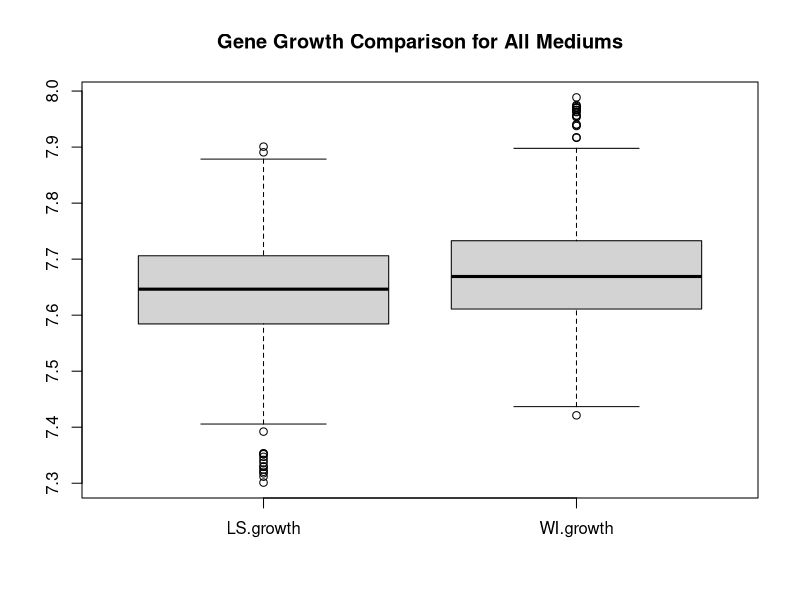
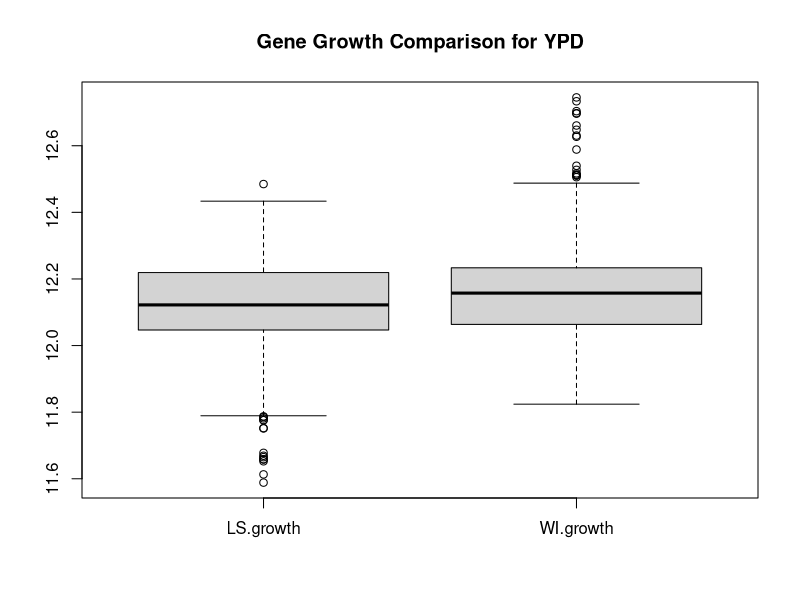
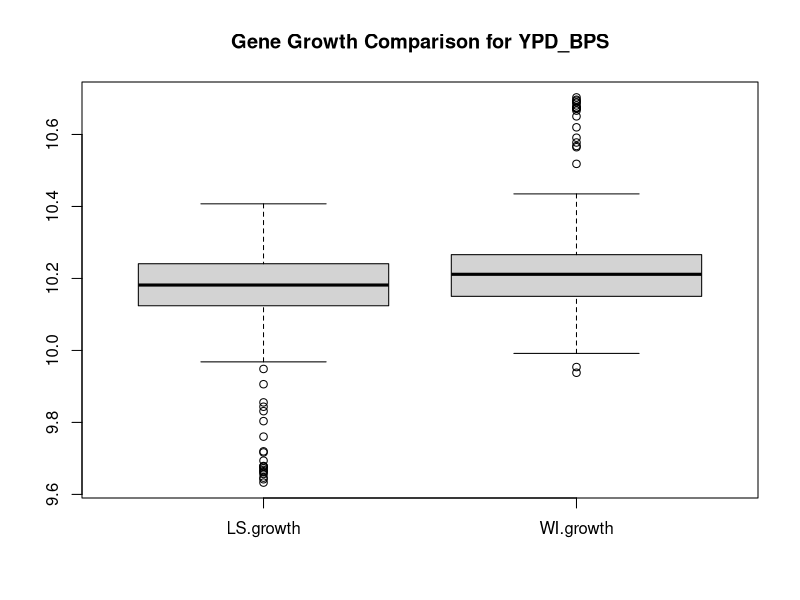
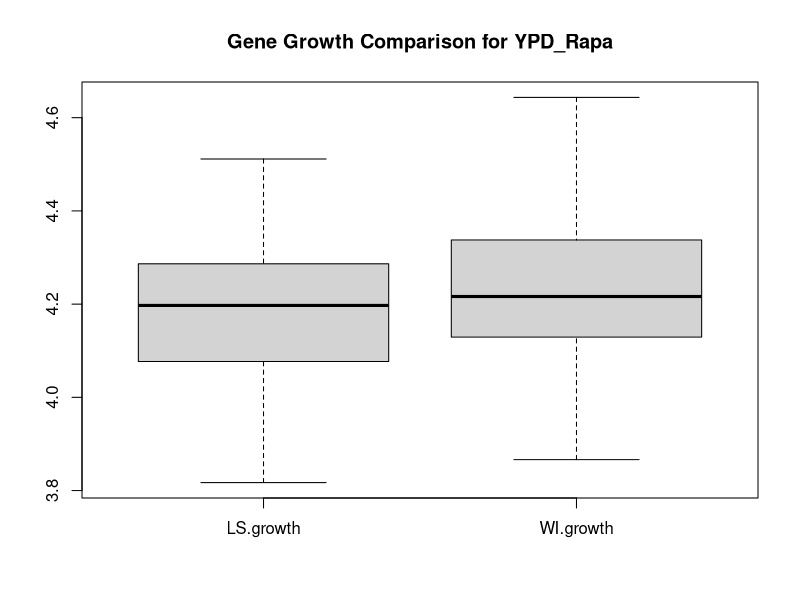
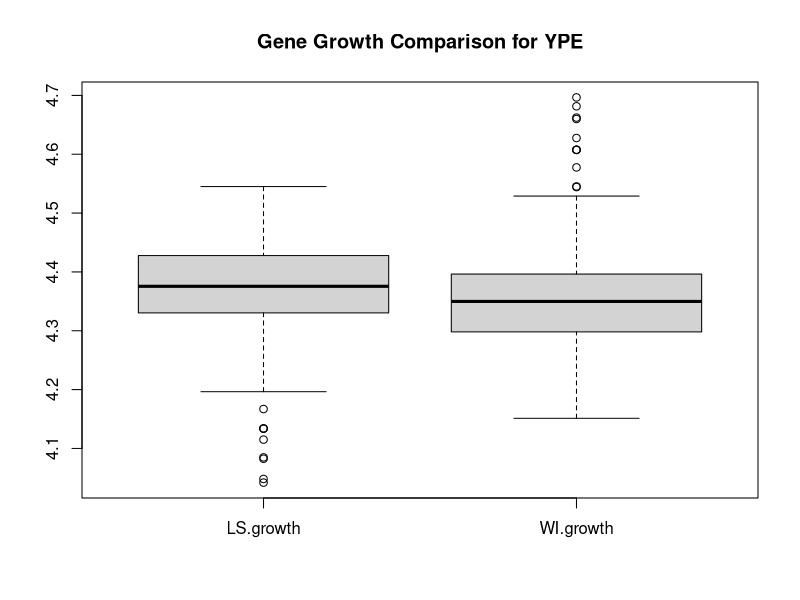
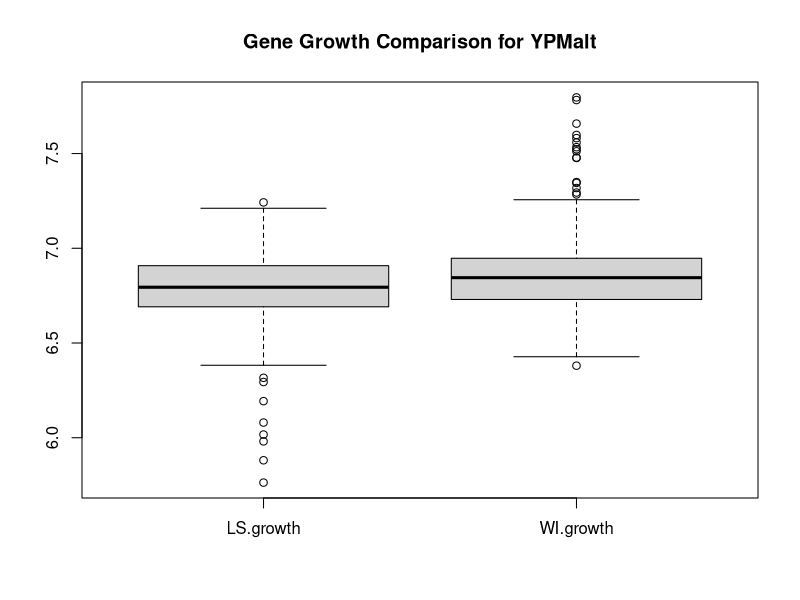
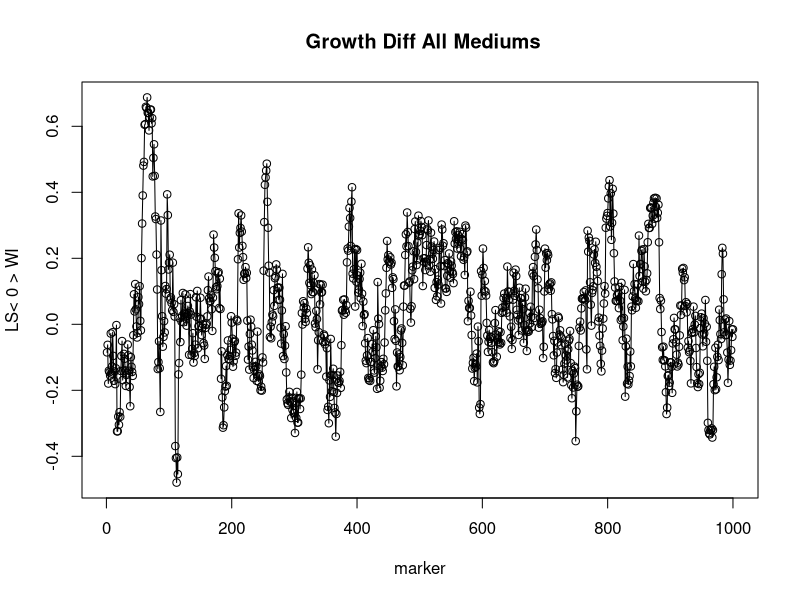
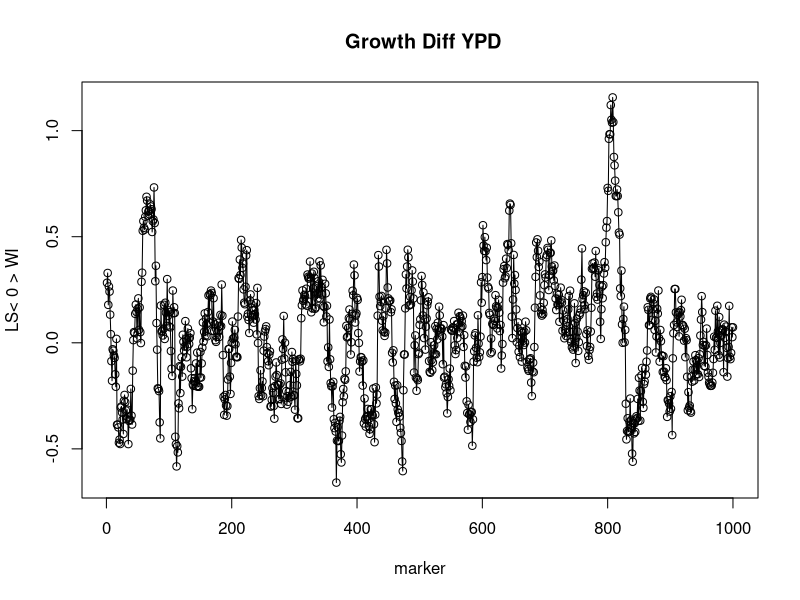

The R script that drew these images, in order:
## ---- chunk 1
library(ggplot2)
library(data.table)
options(warn=-1)
## ---- chunk 2
marker <- read.delim("marker.txt")
growth <- read.delim("growth.txt")
#gene <- read.delim("gene.txt")
genotype <- read.delim("genotype.txt")
#expression <- read.delim("expression.txt")
  
setDT( marker )
setDT(growth )
#setDT(gene )
setDT(genotype )
#setDT(expression )
## ---- chunk 3
combinedMean <- merge(growth[, .('growth' = rowMeans(.SD,na.rm=TRUE)), by = strain], genotype)
combinedYPD      <- merge(growth[,c('strain','YPD')], genotype)
combinedYPD_BPS  <- merge(growth[,c('strain','YPD_BPS')], genotype)
combinedYPD_Rapa <- merge(growth[,c('strain','YPD_Rapa')], genotype)
combinedYPE      <- merge(growth[,c('strain','YPE')], genotype)
combinedYPMalt   <- merge(growth[,c('strain','YPMalt')], genotype)




calcGrowths <- function(combined) {
  colnames(combined)[2] <- "growth"
  markers <- vector()
  LS.growth <- vector()
  WI.growth <- vector()

  for(i in 1:1000) {
    markername = toString(marker[i,id])
    LS <- combined[get(markername)=='Lab strain',mean(growth,na.rm=TRUE),]
    WI <- combined[get(markername)=='Wild isolate',mean(growth,na.rm=TRUE),]
    markers <- c(markers, markername)
    LS.growth <- c(LS.growth, LS)
    WI.growth <- c(WI.growth, WI)
  }

  meanGrowths = data.frame(markers, LS.growth, WI.growth)
  setDT(meanGrowths)
  meanGrowths <- cbind(meanGrowths,meanGrowths[,3]-meanGrowths[,2])
  colnames(meanGrowths)[4] <- "growthDiff"
  meanGrowths
}
## ---- chunk 4

m_grth_all <- calcGrowths(combinedMean)
m_grth_ypd <- calcGrowths(combinedYPD)
m_grth_ypd_bps <- calcGrowths(combinedYPD_BPS)
m_grth_ypd_rapa <- calcGrowths(combinedYPD_Rapa)
m_grth_ype <- calcGrowths(combinedYPE)
m_grth_yp_malt <- calcGrowths(combinedYPMalt)

meanGrowths = calcGrowths(combinedMean)
par(mfrow=c(1,1))
boxplot(meanGrowths[,2:3], main="Gene Growth Comparison for All Mediums")

meanGrowths = calcGrowths(combinedYPD)
par(mfrow=c(1,1))
boxplot(meanGrowths[,2:3], main="Gene Growth Comparison for YPD")

meanGrowths = calcGrowths(combinedYPD_BPS)
par(mfrow=c(1,1))
boxplot(meanGrowths[,2:3], main="Gene Growth Comparison for YPD_BPS")

meanGrowths = calcGrowths(combinedYPD_Rapa)
par(mfrow=c(1,1))
boxplot(meanGrowths[,2:3], main="Gene Growth Comparison for YPD_Rapa")

meanGrowths = calcGrowths(combinedYPE)
par(mfrow=c(1,1))
boxplot(meanGrowths[,2:3], main="Gene Growth Comparison for YPE")

meanGrowths = calcGrowths(combinedYPMalt)
par(mfrow=c(1,1))
boxplot(meanGrowths[,2:3], main="Gene Growth Comparison for YPMalt")

par(mfrow=c(1,1))
plot(m_grth_all$growthDiff, type="o", main=" Growth Diff All Mediums", xlab= "marker", ylab="LS< 0 > WI")
par(mfrow=c(1,1))
plot(m_grth_ypd$growthDiff, type="o", main=" Growth Diff YPD", xlab= "marker", ylab="LS< 0 > WI")
par(mfrow=c(1,1))
plot(m_grth_ypd_bps$growthDiff, type="o", main=" Growth Diff YPD_BPS", xlab= "marker", ylab="LS< 0 > WI")
par(mfrow=c(1,1))
plot(m_grth_ypd_rapa$growthDiff, type="o", main=" Growth Diff YPD_Rapa", xlab= "marker", ylab="LS< 0 > WI")
par(mfrow=c(1,1))
plot(m_grth_ype$growthDiff, type="o", main=" Growth Diff YPE", xlab= "marker", ylab="LS< 0 > WI")
par(mfrow=c(1,1))
plot(m_grth_yp_malt$growthDiff, type="o", main=" Growth Diff YPMalt", xlab= "marker", ylab="LS< 0 > WI")

